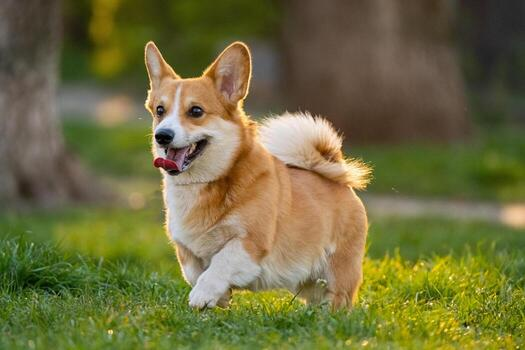
#> input picture 0_data/dog_img1.jpg, 525 x 350 px
$ jupyter execute 5_image_rotation.ipynb
#> lines starting #> are read from the running program, lines starting #| are printed output that depends on the picture
## 6. Rotation

### Simple Idea
Rotation means turning the image.

---

## 7. Why Rotate Images?

1. Fix alignment
2. Increase dataset (Machine Learning)
3. Improve training quality

---

## 8. Rotation Syntax
cv2.rotate(src, rotateCode)

---

## 9. Rotation Types

### 90° Clockwise
cv2.ROTATE_90_CLOCKWISE
→ Turn right

### 180°
cv2.ROTATE_180
→ Upside down

### 90° Counterclockwise
cv2.ROTATE_90_COUNTERCLOCKWISE
→ Turn left

---

## 10. Rotation Examples

### 90° Right
rotated = cv2.rotate(img, cv2.ROTATE_90_CLOCKWISE)

### 180°
rotated = cv2.rotate(img, cv2.ROTATE_180)

### 90° Left
rotated = cv2.rotate(img, cv2.ROTATE_90_COUNTERCLOCKWISE)

---
## Final Summary

### Rotate
- Turn image (90°, 180°)
- Use cv2.rotate()

---

[cell 1]
import cv2 as cv
import matplotlib.pyplot as plt

img = cv.imread("0_data/dog_img1.jpg")
#> img is the input picture: shape (350, 525, 3); mean B, G, R 62.3, 108.9, 112.2
img = cv.cvtColor(img, cv.COLOR_BGR2RGB)

plt.imshow(img)

[cell 2]
# rotate clockwise by 90 degrees
rotate_90 = cv.rotate(img, cv.ROTATE_90_CLOCKWISE)
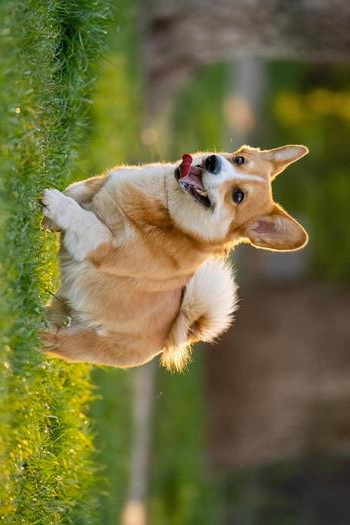
#> rotate_90: shape (525, 350, 3); mean R, G, B 112.2, 108.9, 62.3

plt.imshow(rotate_90)

[cell 3]
# rotate counterclockwise by 90 degrees (-90 degrees)
rotate_neg_90 = cv.rotate(img, cv.ROTATE_90_COUNTERCLOCKWISE)
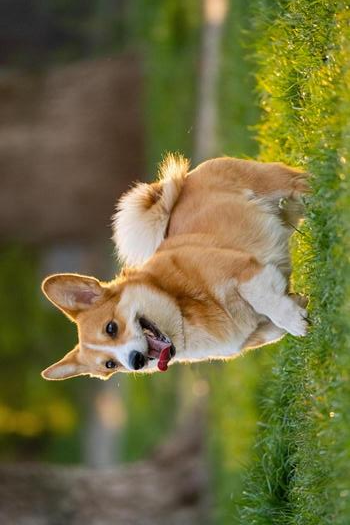
#> rotate_neg_90: shape (525, 350, 3); mean R, G, B 112.2, 108.9, 62.3
plt.imshow(rotate_neg_90)

[cell 4]
# rotate by 180 degrees
rotate_180 = cv.rotate(img, cv.ROTATE_180)
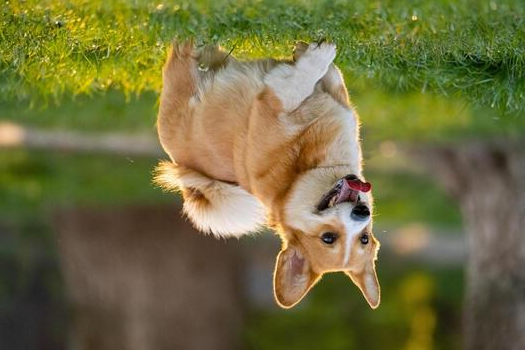
#> rotate_180: shape (350, 525, 3); mean R, G, B 112.2, 108.9, 62.3

plt.imshow(rotate_180)
